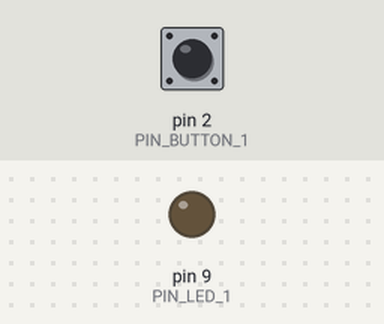
Recording of a sketch running on a simulated Arduino Uno, built with avr-gcc and run on an emulated ATmega328P. Parts: output pins drawn as LEDs (lit = HIGH). Inputs (shaded band) come from the test bench; at power-on: pin 2 (PIN_BUTTON_1) LOW. What the sketch prints to the serial monitor is not drawn.

Above: at 0.8 s.
0.9 s: pin 2 (PIN_BUTTON_1) pulled HIGH for 0.15 s
At 0.97 s:
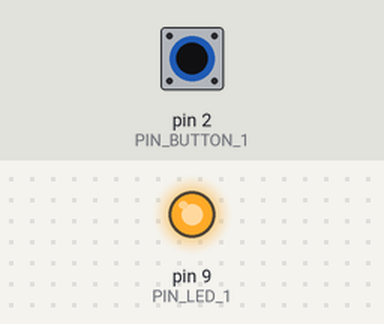
2.5 s: pin 2 (PIN_BUTTON_1) pulled HIGH for 3.2 s
At 7.0 s:
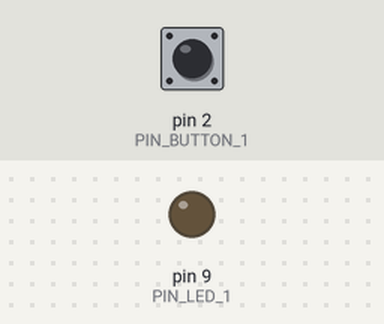
Timing chart, 0 to 8.5 s (numbered marks = the images above; inputs shaded):
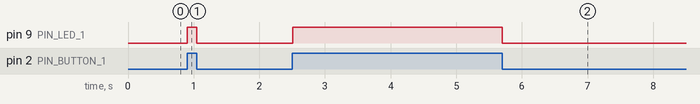

The sketch:

01-rtos-button-state.ino
```cpp
// (licence header left out)
#include <Arduino_FreeRTOS.h>

#define PIN_LED_1 9

#define PIN_BUTTON_1 2

void vTask(void *pvParamethers);

void setup() {
  pinMode(PIN_LED_1,    OUTPUT);
  pinMode(PIN_BUTTON_1, INPUT);

  xTaskCreate(
       vTask,
       (const portCHAR *) "Task",
       100,
       NULL,
       1,
       NULL
     );

   vTaskStartScheduler();
}

void loop() {
  // Must be empty to run Tasks correctly
}

void vTask(void *pvParameters){
  (void) pvParameters;
  const char *pcTaskName = "Task: ";

  Serial.begin(9600);
  Serial.println("Task[vTask]::Initialized!");

  int stateButton = LOW;

  for(;;){
      Serial.println(pcTaskName);

      stateButton = digitalRead(PIN_BUTTON_1);

      if (stateButton == HIGH) {
        digitalWrite(PIN_LED_1, HIGH);
      } else {
        digitalWrite(PIN_LED_1, LOW);
      }

      vTaskDelay(10 / portTICK_PERIOD_MS);
    }
}
```

Measured:
- after the input at 0.9 s, pin 9 (PIN_LED_1): LOW → HIGH at once, → LOW 0.15 s later
- after the input at 2.5 s, pin 9 (PIN_LED_1): LOW → HIGH at once, → LOW 3.2 s later
